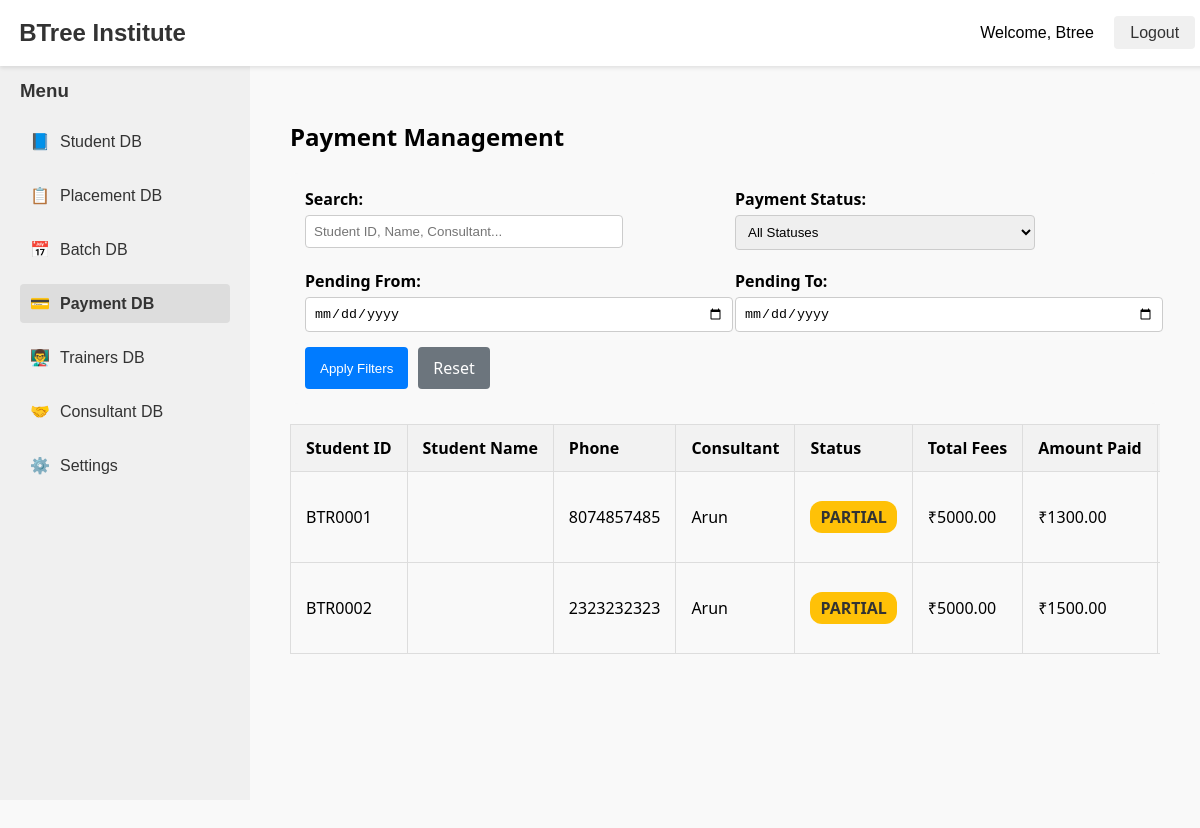
The page /payments/ (signed in) on the database as committed earlier.
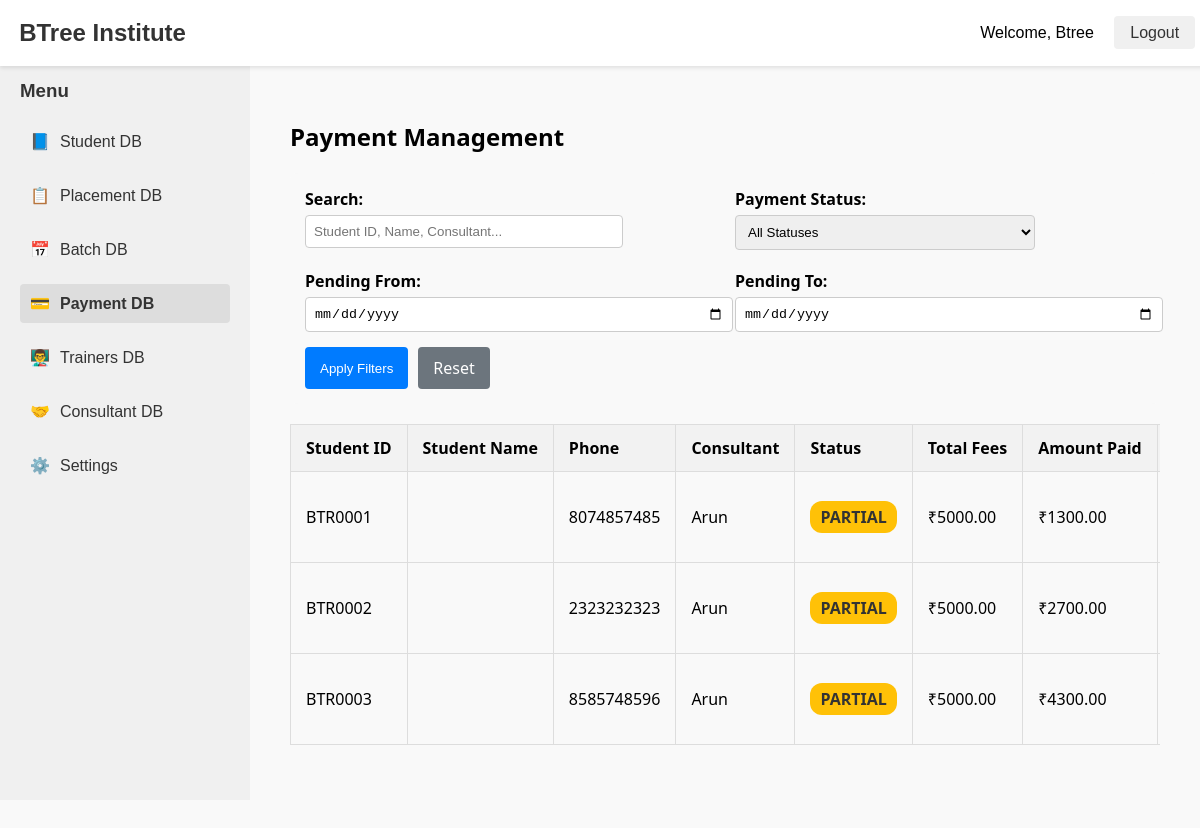
The same page on the database as committed later.
### paymentdb/models.py (models this page shows, shortened)
class Payment(models.Model):
    EMI_CHOICES = [
        ('NONE', 'None'),
        ('2', '2 EMI'),
        ('3', '3 EMI'),
        ('4', '4 EMI'),
    ]
    payment_id = models.CharField(max_length=10, unique=True, editable=False, null=True, blank=True)
    student = models.OneToOneField('studentsdb.Student', on_delete=models.CASCADE)
    payment_account = models.ForeignKey('settingsdb.PaymentAccount', on_delete=models.SET_NULL, null=True, blank=True)
    total_fees = models.DecimalField(max_digits=10, decimal_places=2)
    gst_bill = models.BooleanField(default=False)
    amount_paid = models.DecimalField(max_digits=10, decimal_places=2)
    emi_type = models.CharField(max_length=4, choices=EMI_CHOICES, default='NONE')
    initial_payment_proof = models.ImageField(upload_to='payment_proofs/', null=True)
    emi_1_amount = models.DecimalField(max_digits=10, decimal_places=2, blank=True, null=True)
    emi_1_date = models.DateField(blank=True, null=True)
    emi_1_paid_amount = models.DecimalField(max_digits=10, decimal_places=2, blank=True, null=True)
    emi_1_paid_date = models.DateField(blank=True, null=True)
    emi_1_proof = models.ImageField(upload_to='payment_proofs/', blank=True, null=True)
    emi_2_amount = models.DecimalField(max_digits=10, decimal_places=2, blank=True, null=True)
    emi_2_date = models.DateField(blank=True, null=True)
    emi_2_paid_amount = models.DecimalField(max_digits=10, decimal_places=2, blank=True, null=True)
    emi_2_paid_date = models.DateField(blank=True, null=True)
    emi_2_proof = models.ImageField(upload_to='payment_proofs/', blank=True, null=True)
    emi_3_amount = models.DecimalField(max_digits=10, decimal_places=2, blank=True, null=True)
    emi_3_date = models.DateField(blank=True, null=True)
    emi_3_paid_amount = models.DecimalField(max_digits=10, decimal_places=2, blank=True, null=True)
    emi_3_paid_date = models.DateField(blank=True, null=True)
    emi_3_proof = models.ImageField(upload_to='payment_proofs/', blank=True, null=True)
    emi_4_amount = models.DecimalField(max_digits=10, decimal_places=2, blank=True, null=True)
    emi_4_date = models.DateField(blank=True, null=True)
    emi_4_paid_amount = models.DecimalField(max_digits=10, decimal_places=2, blank=True, null=True)
    emi_4_paid_date = models.DateField(blank=True, null=True)
    emi_4_proof = models.ImageField(upload_to='payment_proofs/', blank=True, null=True)
    total_pending_amount = models.DecimalField(max_digits=10, decimal_places=2, default=0)
    def calculate_total_pending(self):
        pending = self.total_fees - (self.amount_paid or 0)
        for i in range(1, 5):
            pending -= getattr(self, f'emi_{i}_paid_amount') or 0
        return pending

### studentsdb/models.py (models this page shows, shortened)
class Student(models.Model):
    MODE_CHOICES = [
        ('ON', 'Online'),
        ('OFF', 'Offline'),
    ]
    WEEK_TYPE = [
        ('WD', 'Weekday'),
        ('WE', 'Weekend'),
    ]
    student_id = models.CharField(max_length=10, unique=True, blank=True)
    first_name = models.CharField(max_length=100)
    last_name = models.CharField(max_length=100)
    date_of_birth = models.DateField(null=True, blank=True)
    phone = models.CharField(max_length=15)
    alternative_phone = models.CharField(max_length=15, null=True, blank=True)
    email = models.EmailField()
    trainer = models.ForeignKey('trainersdb.Trainer', on_delete=models.SET_NULL, null=True, blank=True)
    join_date = models.DateField(default=timezone.now)
    start_date = models.DateField(blank=True, null=True)
    tentative_end_date = models.DateField(blank=True, null=True)
    course_percentage = models.FloatField(default=0)
    pl_required = models.BooleanField(default=False)
    source_of_joining = models.ForeignKey(SourceOfJoining, on_delete=models.SET_NULL, null=True, blank=True)
    mode_of_class = models.CharField(max_length=3, choices=MODE_CHOICES)
    week_type = models.CharField(max_length=2, choices=WEEK_TYPE)
    consultant = models.ForeignKey(Consultant, on_delete=models.SET_NULL, null=True, blank=True)

### consultantdb/models.py (models this page shows, shortened)
class Consultant(models.Model):
    consultant_id = models.CharField(max_length=10, unique=True, blank=True)
    name = models.CharField(max_length=100)
    phone_number = models.CharField(max_length=15)
    email = models.EmailField()
    address = models.TextField(blank=True, null=True)
    date_of_birth = models.DateField(blank=True, null=True)
    date_of_joining = models.DateField(auto_now_add=True, null=True)

### paymentdb/views.py (the view, shortened to what this page needs)
# urls.py: path('', views.payment_list, name='payment_list'),
@login_required
def payment_list(request):
    payments = Payment.objects.select_related('student', 'student__consultant')
    search = request.GET.get('search', '').strip()
    emi_type = request.GET.get('emi_type', '').strip()
    payment_status = request.GET.get('payment_status', '').strip()
    date_from = request.GET.get('date_from', '').strip()
    date_to = request.GET.get('date_to', '').strip()
    if emi_type in ['NONE', '2', '3', '4']:
        payments = payments.filter(emi_type=emi_type)
    processed_payments = []
    for payment in payments:
        payment.total_pending_amount = payment.calculate_total_pending()
        payment.total_paid = payment.total_fees - payment.total_pending_amount
        if payment.total_pending_amount <= 0:
            payment.status = 'PAID'
        elif payment.total_pending_amount >= payment.total_fees:
            payment.status = 'PENDING'
        else:
            payment.status = 'PARTIAL'
        processed_payments.append(payment)
    if payment_status:
        processed_payments = [p for p in processed_payments if p.status == payment_status]
    context = {
        'payments': processed_payments,
        'emi_types': Payment.EMI_CHOICES,
        'payment_statuses': [
            ('PENDING', 'Pending'),
            ('PARTIAL', 'Partially Paid'),
            ('PAID', 'Fully Paid'),
        ],
        'search': search,
        'emi_type': emi_type,
        'payment_status': payment_status,
        'date_from': date_from,
        'date_to': date_to,
    }
    return render(request, 'paymentdb/payment_list.html', context)

### templates/paymentdb/payment_list.html (shortened to what this page needs)
{% extends "base.html" %}
{% block content %}
<div class="payment-list-container">
    <h2>Payment Management</h2>
    <form method="get" class="filters">
        <div class="filter-row">
            <div class="filter-group">
                <label for="search">Search:</label>
                <input type="text" id="search" name="search" value="{{ search }}" placeholder="Student ID, Name, Consultant...">
            </div>
            <div class="filter-group">
                <label for="payment_status">Payment Status:</label>
                <select name="payment_status" id="payment_status">
                    <option value="">All Statuses</option>
                </select>
            </div>
        </div>
        <div class="filter-row">
            <div class="filter-group">
                <label for="date_from">Pending From:</label>
                <input type="date" id="date_from" name="date_from" value="{{ date_from }}">
            </div>
            <div class="filter-group">
                <label for="date_to">Pending To:</label>
                <input type="date" id="date_to" name="date_to" value="{{ date_to }}">
            </div>
        </div>
        <div class="filter-actions">
            <button type="submit" class="btn-primary">Apply Filters</button>
            <a href="{% url 'payment_list' %}" class="btn-secondary">Reset</a>
        </div>
    </form>
    <div class="table-wrapper">
        <table>
            <thead>
                <tr>
                    <th>Student ID</th>
                    <th>Student Name</th>
                    <th>Phone</th>
                    <th>Consultant</th>
                    <th>Status</th>
                    <th>Total Fees</th>
                    <th>Amount Paid</th>
                    <th>Pending Amount</th>
                </tr>
            </thead>
            <tbody>
                {% for payment in payments %}
                <tr class="status-{{ payment.status|lower }}">
                    <td>{{ payment.student.student_id }}</td>
                    <td>{{ payment.student.name }}</td>
                    <td>{{ payment.student.phone }}</td>
                    <td>{{ payment.student.consultant.name|default:'N/A' }}</td>
                    <td>
                        <span class="status-badge">{{ payment.status }}</span>
                    </td>
                    <td>₹{{ payment.total_fees|floatformat:2 }}</td>
                    <td>₹{{ payment.total_paid|floatformat:2 }}</td>
                    <td class="pending-amount">₹{{ payment.total_pending_amount|floatformat:2 }}</td>
                </tr>
                {% empty %}
                <tr>
                    <td colspan="13">No payment records found matching your criteria.</td>
                </tr>
                {% endfor %}
            </tbody>
        </table>
    </div>
</div>
{% endblock %}

Rows that differ between the two databases and show on the page:
changed Payment "BTR0002": total_paid "1500.00" → "2700.00"
added Payment: student.student_id "BTR0003", student.phone "8585748596", student.consultant.name "Arun", status "PARTIAL", total_fees "5000.00", total_paid "4300.00"
